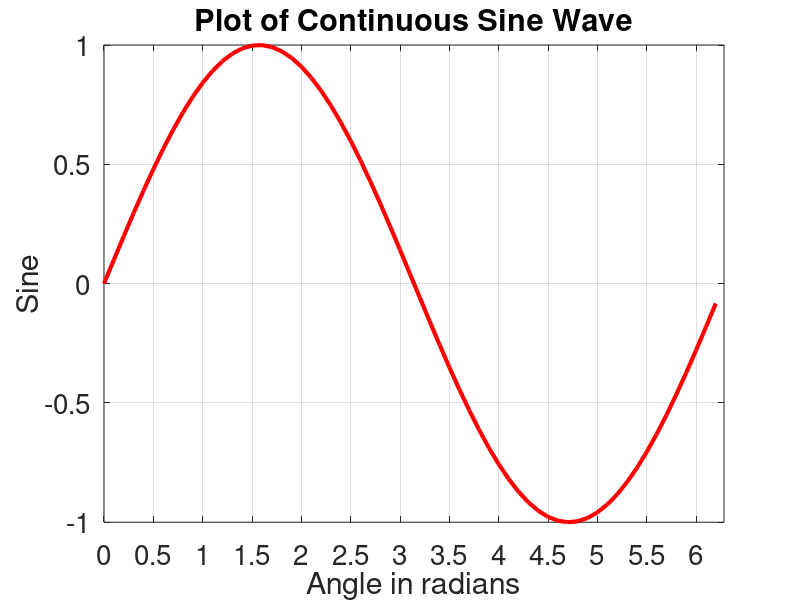
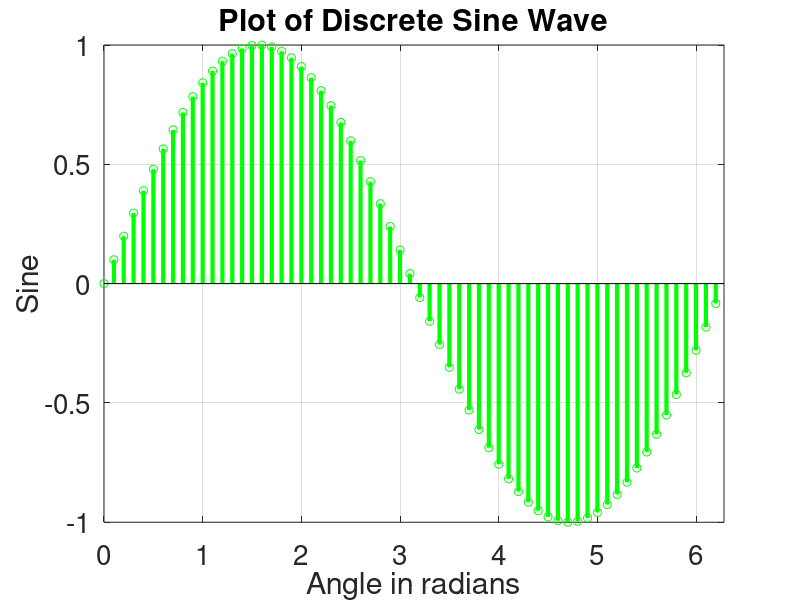

Here is the MATLAB script that generated these plots, in order:
clear;
clc;
close all;

x = [0:0.1:2*pi];
y = sin(x);

% Plotting Continuous sine wave
figure();
plot(x,y,'r','LineWidth',3);
title("Plot of Continuous Sine Wave",'FontSize',20);
xlabel('Angle in radians','FontSize',20);
ylabel('Sine','FontSize',20);
grid on;
ax = gca();
set(ax, 'xlim', [0 2*pi], 'ylim', [-1 1], 'fontsize', 20, 'xtick', [0:0.5:2*pi], 'ytick', [-1:0.5:1]);

% Plotting Discrete sine wave
figure();
stem(x,y,'g','linewidth',3);
title("Plot of Discrete Sine Wave",'FontSize',20);
xlabel('Angle in radians','FontSize',20);
ylabel('Sine','FontSize',20);
ax = gca();
set(ax,'xlim',[0 2*pi],'ylim',[-1 1],'fontsize',20);
grid on;

